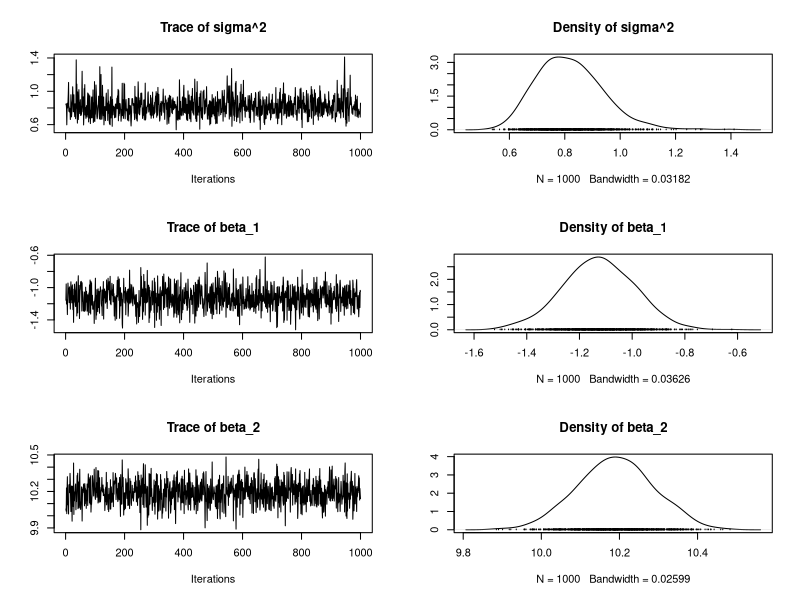

Write R code to recreate this figure.
rm(list=ls())
library(coda)

#############################################
## Useful functions.
#############################################
rigamma <- function (n, shape, scale = 1){
    return(1/rgamma(n = n, shape = shape, rate = scale))
}

rmvn <- function(n, mu=0, V = matrix(1)){
    p <- length(mu)
    if(any(is.na(match(dim(V),p))))
        stop("Dimension problem!")
    D <- chol(V)
    t(matrix(rnorm(n*p), ncol=p)%*%D + rep(mu,rep(n,p)))
}

#############################################
## Generate some data.
#############################################
set.seed(1)

n <- 100
X <- cbind(1, rnorm(n))
p <- ncol(X)

sigma.sq <- 1
beta <- c(-1,10)

## Make some random covariance matrix just for fun.
A <- matrix(rnorm(n^2), n, n)
V.y <- A%*%t(A) 

## Draw the y.
y <- rmvn(1, X%*%beta, sigma.sq*V.y)

#############################################
## Priors.
#############################################
## sigma^2 ~ IG(a, b)
a <- 2
b <- 1

## beta ~ MVN(mu_beta, V_beta)
mu.beta <- rep(0, p)
V.beta <- diag(1000, p)

#############################################
## Fixed quantities and sample stuff
#############################################
V.y.inv <- chol2inv(chol(V.y))
V.beta.inv <- chol2inv(chol(V.beta))
m <- V.beta.inv%*%mu.beta + t(X)%*%V.y.inv%*%y
M <- chol2inv(chol(V.beta.inv + t(X)%*%V.y.inv%*%X))

## Number of exact samples.
N <- 1000
sigma.sq.samps <- rep(0, N)
beta.samps <- matrix(0, N, p)

#############################################
## Draw samples via composition sampling.
#############################################
for(s in 1:N){

    ## Draw sigma^2
    a.str <- a + n/2
    b.str <- b + 1/2*(t(mu.beta)%*%V.beta.inv%*%mu.beta + t(y)%*%V.y.inv%*%y - t(m)%*%M%*%m)
    sigma.sq.s <- rigamma(1, a.str, b.str)

    ## Draw beta
    beta.s <- rmvn(1, M%*%m, sigma.sq.s*M)

    ## Save samples.
    sigma.sq.samps[s] <- sigma.sq.s
    beta.samps[s,] <- beta.s
}

## Take a look.
samps <- cbind(sigma.sq.samps, beta.samps)
colnames(samps) <- c("sigma^2", paste0("beta_",1:p))
plot(mcmc(samps))

## See Banerjee (2021) https://arxiv.org/pdf/2109.04447.pdf for more details.
